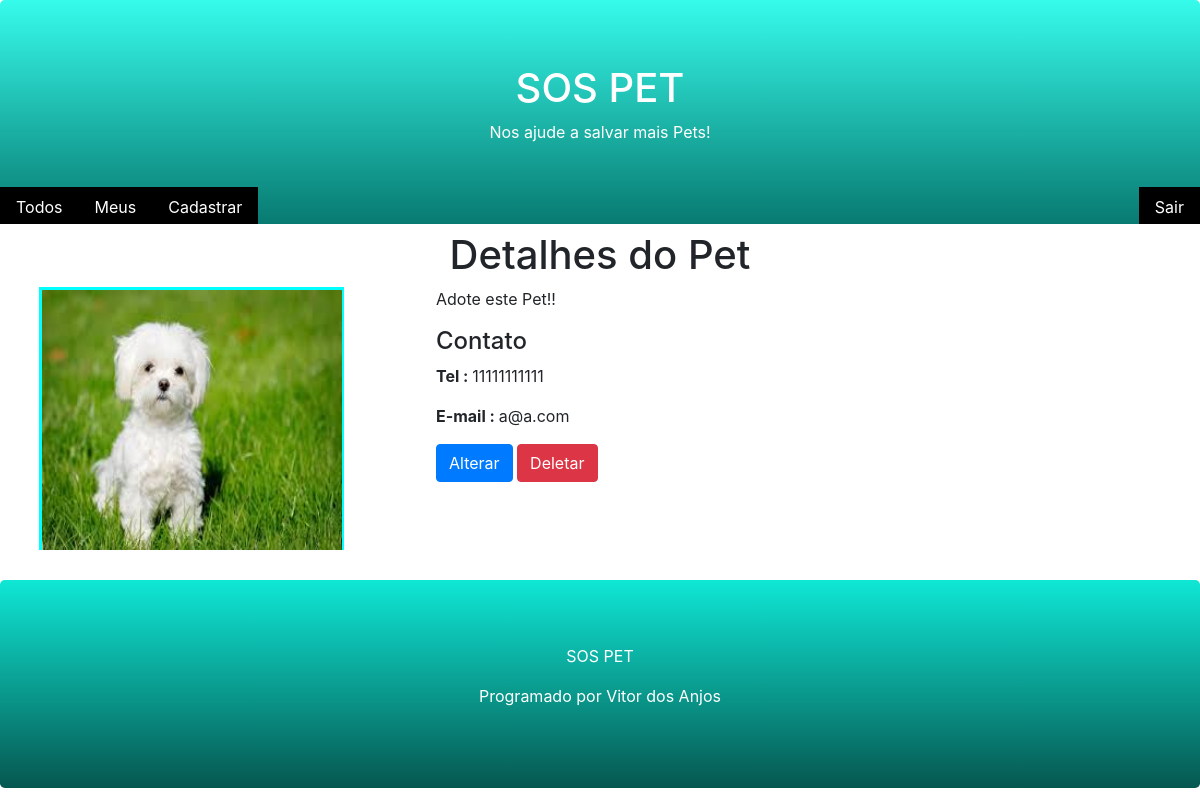
/pet/detall/3/ (signed in), run on the app's committed database.
### core/models.py (models this page shows, shortened)
class Pet(models.Model):
    city= models.CharField(max_length=100)
    description= models.TextField()
    phone= models.CharField(max_length=11)
    email= models.EmailField()
    begin_date= models.DateTimeField(auto_now_add= True)
    photo= models.ImageField(upload_to='pet')
    active= models.BooleanField(default= True)
    user= models.ForeignKey(User, on_delete= models.CASCADE)
    class Meta:
        db_table = 'pet'

### core/views.py (the view)
# urls.py: path('pet/detall/<id>/', views.pet_detall),
def pet_detall(request,id):
    pet= Pet.objects.get(active=True, id=id)
    return render(request, 'pet.html', {'pet':pet} )

### templates/pet.html (shortened to what this page needs)
{% extends "model-page.html" %}
{% block content %}
    <h1 class="text-center">Detalhes do Pet</h1>
    <div class="">
        <div class="row ml-4">
            <div class="col-sm-4">
                <div style="border-color: aqua; border-style: solid; width: 305px; height: 263px; margin-bottom: 30px;">
                    <img src="{{pet.photo.url}}" width="300" height="260">
                </div>
            </div>
            <div class="col-sm-8">
                <p>{{pet.description}}</p>
                <h4>Contato</h4>
                <p><b>Tel : </b>{{pet.phone}}</p>
                <p><b>E-mail : </b>{{pet.email}}</p>
                {% if request.user == pet.user %}
                    <a href="/pet/register/?id={{pet.id}}">
                        <button type="button" class="btn btn-primary">Alterar</button>
                    </a>
                    <button type="button" class="btn btn-danger" data-toggle="modal"
                            data-target="#modal_confirm">Deletar</button>
                {% endif %}
            </div>
    </div>
{% endblock %}

### data on the page
Pet: photo (picture), description "Adote este Pet!!", phone "11111111111", email "a@a.com"
